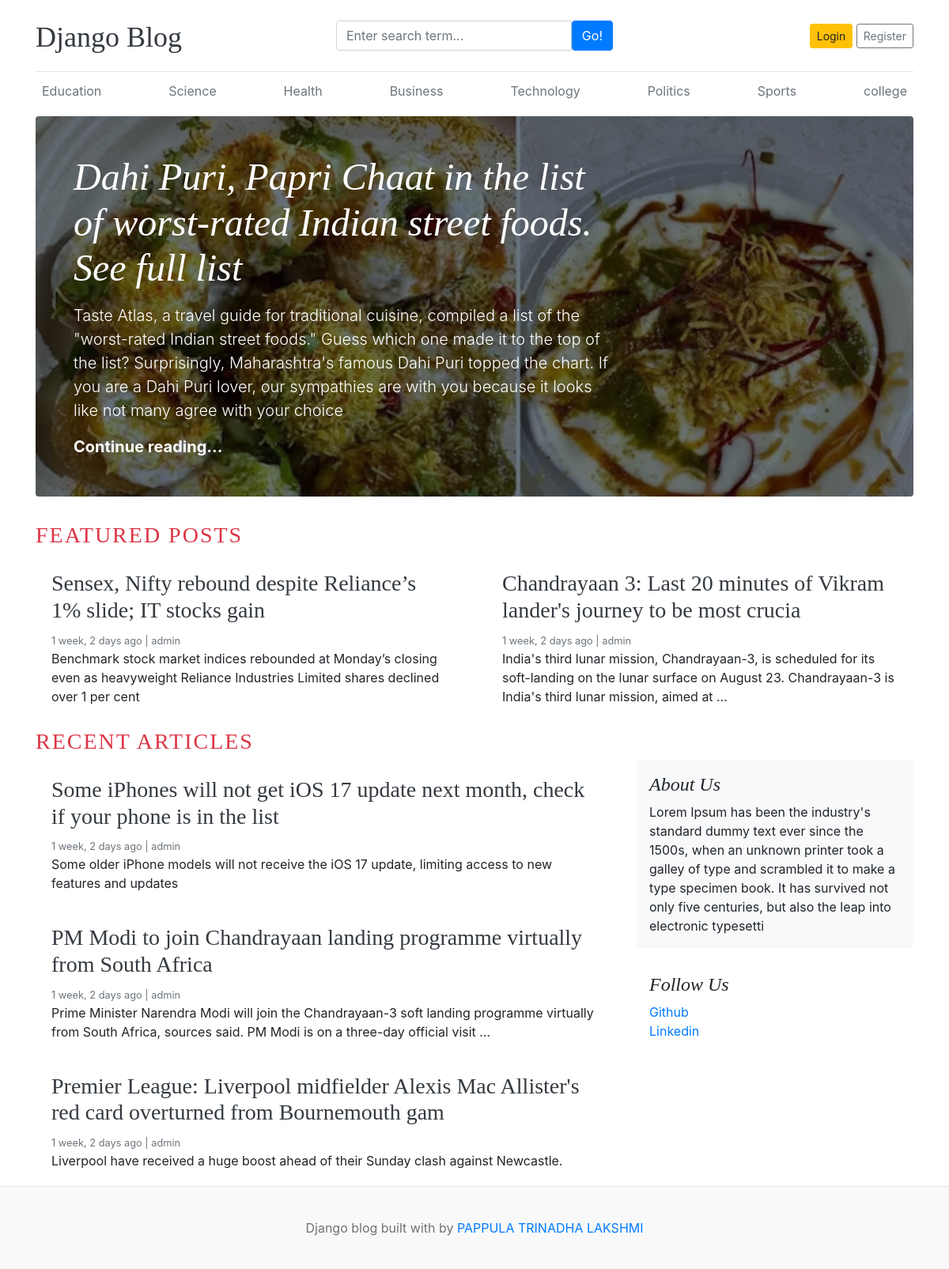
The page / on the database its author committed.
### blog/models.py (models this page shows, shortened)
class Category(models.Model):
    category_name=models.CharField(max_length=50,unique=True)
    created_at=models.DateTimeField(auto_now_add=True)
    updated_at=models.DateTimeField(auto_now=True)
    class Meta:
        verbose_name_plural='categories'

class Blog(models.Model):
    title=models.CharField(max_length=100)
    slug=models.SlugField(max_length=150,unique=True,blank=True)
    category=models.ForeignKey(Category,on_delete=models.CASCADE)
    author=models.ForeignKey(User,on_delete=models.CASCADE)
    featured_image=models.ImageField(upload_to='upload/%Y/%M/%d')
    short_description=models.TextField(max_length=2000)
    blog_body=models.TextField(max_length=5000)
    status=models.CharField(max_length=20,choices=STATUS_CHOICES,default=0)
    is_featured=models.BooleanField(default=False)
    created_at=models.DateTimeField(auto_now_add=True)
    updated_at=models.DateTimeField(auto_now=True)

### social/models.py (models this page shows, shortened)
class About(models.Model):
    about_heading=models.CharField(max_length=25)
    about_description=models.TextField(max_length=255)
    created_at=models.DateTimeField(auto_now_add=True)
    updated_at=models.DateTimeField(auto_now=True)
    class Meta:
       verbose_name_plural='About'

class SocialLink(models.Model):
   platform=models.CharField(max_length=25)
   link=models.URLField(max_length=100)
   created_at=models.DateTimeField(auto_now_add=True)
   updated_at=models.DateTimeField(auto_now=True)

### project1/views.py (the view)
# urls.py: 2. Add a URL to urlpatterns:  path('', views.home, name='home')
def home(request):
    featured_posts=Blog.objects.filter(is_featured=True,status='Published').order_by('-updated_at')
    posts=Blog.objects.filter(is_featured=False,status='Published')
    try:
        about=About.objects.get()
    except:
        about=None
    context={
        'featured_posts':featured_posts,
        'posts':posts,
        'about':about,
    }
    return render(request,'home.html',context)

### blog/context_processors.py (called while the page is built)
def get_categories(request):
    categories=Category.objects.all()
    return dict(categories=categories)

def get_social_links(request):
    social_links=SocialLink.objects.all()
    return dict(social_links=social_links)

### templates/home.html
{% extends 'base.html' %}
{% block content %}
{% for post in featured_posts %}
{% if forloop.first %}
<div class="jumbotron p-3 p-md-5 text-white rounded bg-dark" style="background-image: url({{post.featured_image.url}});background-blend-mode: overlay;background-size:cover;">
    <div class="col-md-8 px-0">
      <h1 class="display-4 font-italic">{{post.title}}</h1>
      <p class="lead my-3">{{post.short_description}}</p>
      <p class="lead mb-0"><a href="{% url 'blogs' post.slug %}" class="text-white font-weight-bold">Continue reading...</a></p>
    </div>
  </div>
{% endif %}
{% endfor %}
<h3 class="text-uppercase text-danger" style="letter-spacing:2px;">Featured Posts</h3>
  <div class="row mb-2">
    {% for post in featured_posts %}
      {% if not forloop.first %}
    <div class="col-md-6">
      <div class="card border-0" >
        <div class="card-body">
          <h3><a href="{% url 'blogs' post.slug %}" class="text-dark">{{post.title}}</a></h3>
          <small class="mb-1 text-muted">{{post.created_at | timesince}} ago | {{post.author}}</small>
          <p class="card-text">{{post.short_description | truncatewords:25}}</p>
        </div>
      </div>
    </div>
      {% endif %}
    {% endfor %}
  </div>
  <h3 class="text-uppercase text-danger" style="letter-spacing:2px;">Recent Articles</h3>
  <main role="main" class="container p-0">
    <div class="row">
      <div class="col-md-8 blog-main">
        {% for post in posts %}
        <div class="card border-0" >
          <div class="card-body">
            <h3><a href="{% url 'blogs' post.slug %}" class="text-dark">{{post.title}}</a></h3>
            <small class="mb-1 text-muted">{{post.created_at | timesince}} ago | {{post.author}}</small>
            <p class="card-text">{{post.short_description | truncatewords:25}}</p>
          </div>
        </div>
        {% endfor %}
      </div>
      <aside class="col-md-4 blog-sidebar">
        <div class="p-3 mb-3 bg-light rounded">
          <h4 class="font-italic">{{about.about_heading}}</h4>
          <p class="mb-0">{{about.about_description}}</p>
        </div>
        {% if social_links %}
        <div class="p-3">
          <h4 class="font-italic">Follow Us</h4>
          <ol class="list-unstyled">
            {% for i in social_links %}
            <li><a href="{{i.link}}" target="_blank">{{i.platform}}</a></li>
            {% endfor %}
          </ol>
        </div>
      </aside>
      {% endif %}
    </div>
  </main>
</div>
{% endblock  %}

### templates/base.html (shortened to what this page needs)
{% load static %}
<!DOCTYPE html>
<html lang="en">
<head>
    <link href="https://getbootstrap.com/docs/4.0/dist/css/bootstrap.min.css" rel="stylesheet">
    <link href="{% static "css/blog.css" %}"rel="stylesheet">
    <link rel="stylesheet" href="https://cdnjs.cloudflare.com/ajax/libs/font-awesome/4.7.0/css/font-awesome.min.css">
  </head>
  </head>
<body>
    <div class="container">
      <header class="blog-header py-3">
        <div class="row flex-nowrap justify-content-between align-items-center">
          <div class="col-4 pt-1">
            <a class="blog-header-logo text-dark" href="/">Django Blog</a>
          </div>
          <div class="col-4">
            <form action="{% url 'search' %}" method="GET">
            <div class="input-group">
              <input class="form-control" type="text" name="keyword" value="{{keyword}}"placeholder="Enter search term..." aria-label="Enter search term..." aria-describedby="button-search" />
              <button type="submit" class="btn btn-primary" id="button-search" type="button">Go!</button>
          </div>
            </form>
          </div>
          <div class="col-4 d-flex justify-content-end align-items-center">
            {% if not user.is_authenticated %}
            <a class="btn btn-sm btn-warning" href="{% url 'login' %}">Login</a> &nbsp;
            <a class="btn btn-sm btn-outline-secondary" href="{% url 'register' %}">Register</a>
          </div>
          {% else %}
          <span><a href="{% url 'dashboard' %}">Dashboard</a></span>
            &emsp;
            <span><a href="{% url 'logout' %}">Logout</a></span>
          {% endif %}
        </div>
      </header>
      <div class="nav-scroller py-1 mb-2">
        <nav class="nav d-flex justify-content-between">
          {% for cat in categories %}
          <a class="p-2 text-muted" href="{% url 'posts_by_category' cat.id %}">{{cat.category_name}}</a>
          {% endfor %}
        </nav>
      </div>
{% block content %}
{% endblock  %}
<footer class="blog-footer">
    <p>Django blog built with   by <a href="#">PAPPULA TRINADHA LAKSHMI</a></p>
  </footer>
  </body>
  </html>

### project1/static/css/blog.css (style rules this page uses)
.blog-header { border-bottom: 1px solid #e5e5e5; }
.blog-header-logo { font-family: "Playfair Display", Georgia, "Times New Roman", serif; font-size: 2.25rem; }
h1, h2, h3, h4, h5, h6 { font-family: "Playfair Display", Georgia, "Times New Roman", serif; }
.display-4 { font-size: 2.5rem; }
@media (min-width: 768px) { .display-4 { font-size: 3rem; } }
.blog-footer { padding: 2.5rem 0; color: #727272; text-align: center; background-color: #f9f9f9; border-top: .05rem solid #e5e5e5; }
.blog-footer p:last-child { margin-bottom: 0; }

### rows shown on the page
Category: category_name "Education"
Category: category_name "Science"
Category: category_name "Health"
Category: category_name "Business"
Category: category_name "Technology"
Category: category_name "Politics"
Category: category_name "Sports"
Category: category_name "college"
Blog: featured_image (picture), title "Dahi Puri, Papri Chaat in the list of worst-rated Indian street foods. See full list", short_description "Taste Atlas, a travel guide for traditional cuisine, compiled a list of the \"worst-rated Indian street foods.\" Guess which one made it to the top of the list? Surprisingly, Maharashtra's famous Dahi Puri topped the chart. If you are a Dahi Puri lover, our sympathies are with you because it looks like not many agree with your choice"
Blog: title "Sensex, Nifty rebound despite Reliance’s 1% slide; IT stocks gain", created_at "1 week, 2 days", author "admin", short_description "Benchmark stock market indices rebounded at Monday’s closing even as heavyweight Reliance Industries Limited shares declined over 1 per cent"
Blog: title "Chandrayaan 3: Last 20 minutes of Vikram lander's journey to be most crucia", created_at "1 week, 2 days", author "admin", short_description "India's third lunar mission, Chandrayaan-3, is scheduled for its soft-landing on the lunar surface on August 23. Chandrayaan-3 is India's third lunar mission, aimed at …"
Blog: title "Some iPhones will not get iOS 17 update next month, check if your phone is in the list", created_at "1 week, 2 days", author "admin", short_description "Some older iPhone models will not receive the iOS 17 update, limiting access to new features and updates"
Blog: title "PM Modi to join Chandrayaan landing programme virtually from South Africa", created_at "1 week, 2 days", author "admin", short_description "Prime Minister Narendra Modi will join the Chandrayaan-3 soft landing programme virtually from South Africa, sources said. PM Modi is on a three-day official visit …"
Blog: title "Premier League: Liverpool midfielder Alexis Mac Allister's red card overturned from Bournemouth gam", created_at "1 week, 2 days", author "admin", short_description "Liverpool have received a huge boost ahead of their Sunday clash against Newcastle."
About: about_heading "About Us", about_description "Lorem Ipsum has been the industry's standard dummy text ever since the 1500s, when an unknown printer took a galley of type and scrambled it to make a type specimen book. It has survived not only five centuries, but also the leap into electronic typesetti"
SocialLink: platform "Github"
SocialLink: platform "Linkedin"
